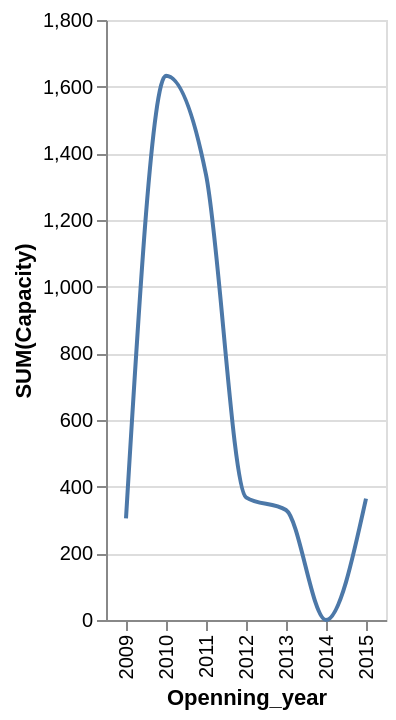

The specification (Vega-Lite) saved for this image:
### Vega-Lite specification from a JSON file in a GitHub repository (floating-point values rounded to 4 significant figures)
{"data": {"values": [{"x_data": "2009", "y_data": 305}, {"x_data": "2010", "y_data": 1633}, {"x_data": "2011", "y_data": 1336}, {"x_data": "2012", "y_data": 368}, {"x_data": "2013", "y_data": 330}, {"x_data": "2014", "y_data": 0}, {"x_data": "2015", "y_data": 364}]}, "mark": {"type": "line", "interpolate": "monotone"}, "encoding": {"x": {"field": "x_data", "type": "nominal", "title": "Openning_year", "sort": "ascending"}, "y": {"field": "y_data", "type": "quantitative", "title": "SUM(Capacity)"}}}
